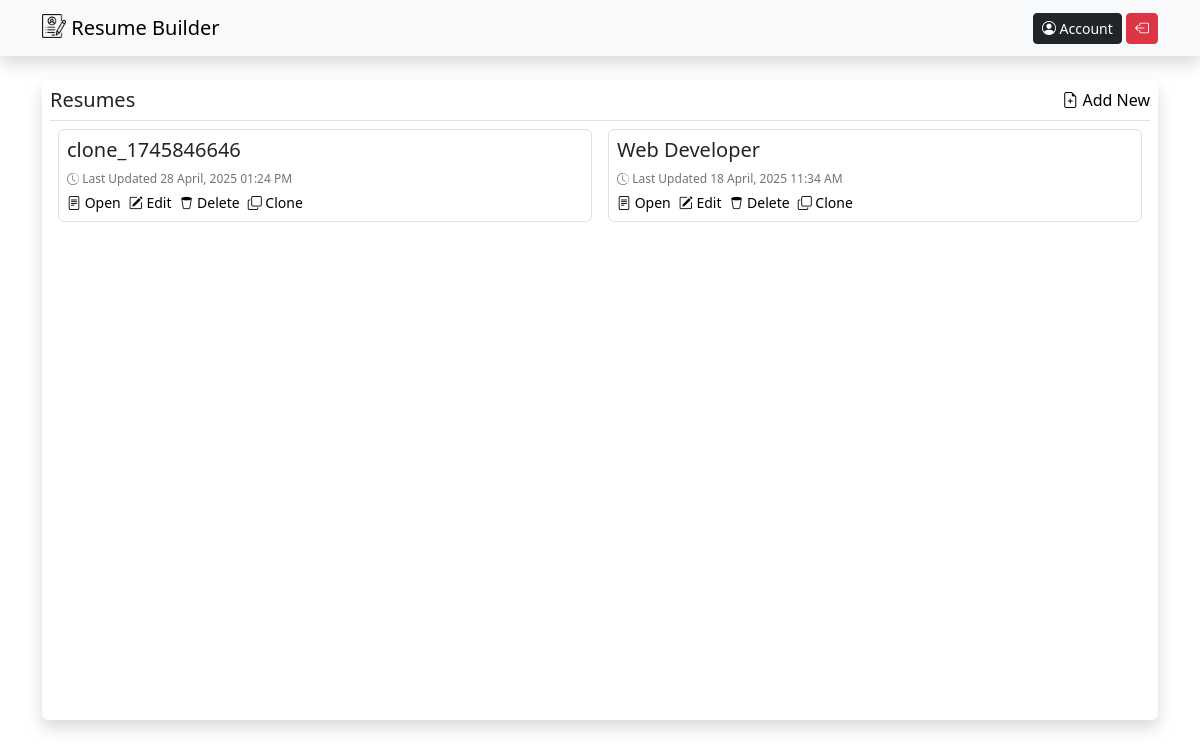
/myresumes.php (signed in), run on the app's committed database.
### tables this page shows
CREATE TABLE `resumes` (
  `id` int(11) NOT NULL,
  `user_id` int(11) NOT NULL,
  `full_name` varchar(250) NOT NULL,
  `email_id` varchar(250) NOT NULL,
  `mobile_no` varchar(20) NOT NULL,
  `gender` varchar(50) NOT NULL,
  `religion` varchar(50) NOT NULL,
  `nationality` varchar(50) NOT NULL,
  `marital_status` varchar(50) NOT NULL,
  `hobbies` varchar(250) NOT NULL,
  `languages` varchar(250) NOT NULL,
  `address` text NOT NULL,
  `objective` text NOT NULL,
  `slug` varchar(250) NOT NULL,
  `updated_at` int(20) NOT NULL,
  `dob` varchar(20) NOT NULL,
  `resume_title` varchar(250) NOT NULL,
  `background` varchar(250) NOT NULL DEFAULT '''''',
  `font` varchar(250) NOT NULL DEFAULT 'Poppins,sans-serif'
);

### class/function.class.php (called while the page is built, shortened)
<?php
class Functions{
    public function Auth(){
        if(isset($_SESSION['Auth'])){
        return $_SESSION['Auth'];
        }else{
            return false;
        }
    }
}
$fn = new Functions();

### myresumes.php (the view, shortened to what this page needs)
<?php
require './assets/includes/headder.php';
require './assets/includes/navbar.php';
$fn->AuthPage();
$resumes=$db->query('SELECT * FROM resumes WHERE user_id='.$fn->Auth()['id'].' ORDER BY id DESC');
$resumes = $resumes->fetch_all(1);
?>
<body>
    <div class="container">
        <div class="bg-white rounded shadow p-2 mt-4" style="min-height:80vh">
            <div class="d-flex justify-content-between border-bottom">
                <h5>Resumes</h5>
                <div>
                    <a href="createresume.php" class="text-decoration-none"><i class="bi bi-file-earmark-plus"></i> Add New</a>
                </div>
            </div>
<?php
if($resumes){
    ?>
<div class="d-flex flex-wrap">
    <?php
foreach($resumes as $resume){
    ?>
    <div class="col-12 col-md-6 p-2">
    <div class="p-2 border rounded">
        <h5><?=@$resume['resume_title']?></h5>
        <p class="small text-secondary m-0" style="font-size:12px"><i class="bi bi-clock-history"></i>
            Last Updated <?=date('d F, Y h:i A',$resume['updated_at'])?>
        </p>
        <div class="d-flex gap-2 mt-1">
            <a href="resume.php?resume=<?=$resume['slug']?>" target="_blank" class="text-decoration-none small"><i class="bi bi-file-text"></i> Open</a>
            <a href="updateresume.php?resume=<?=$resume['slug']?>" class="text-decoration-none small"><i class="bi bi-pencil-square"></i> Edit</a>
            <a href="actions/deleteresume.action.php?id=<?=$resume['id']?>" class="text-decoration-none small"><i class="bi bi-trash2"></i> Delete</a>
            <a href="actions/clonecv.action.php?resume=<?=$resume['slug']?>" class="text-decoration-none small"><i class="bi bi-copy"></i> Clone</a>
        </div>
    </div>
</div>
    <?php
}
?>
</div>
    <?php
}else{
?>
  <div class="text-center py-3 border rounded mt-3" style="background-color: rgba(236, 236, 236, 0.56);">
                <i class="bi bi-file-text"></i> No Resumes Available
            </div>
<?php
}
?>
        </div>
    </div>
<?php
require './assets/includes/footer.php';
?>

### includes/headder.php (style rules this page uses)
body { background: transparent; margin: 0; align-items: center; justify-content: center; font-family: 'Segoe UI', Tahoma, Geneva, Verdana, sans-serif; }
a { color:rgb(0, 0, 0); }

### data on the page
resumes: resume_title "clone_1745846646", updated_at "28 April, 2025 01:24 PM"
resumes: resume_title "Web Developer", updated_at "18 April, 2025 11:34 AM"
